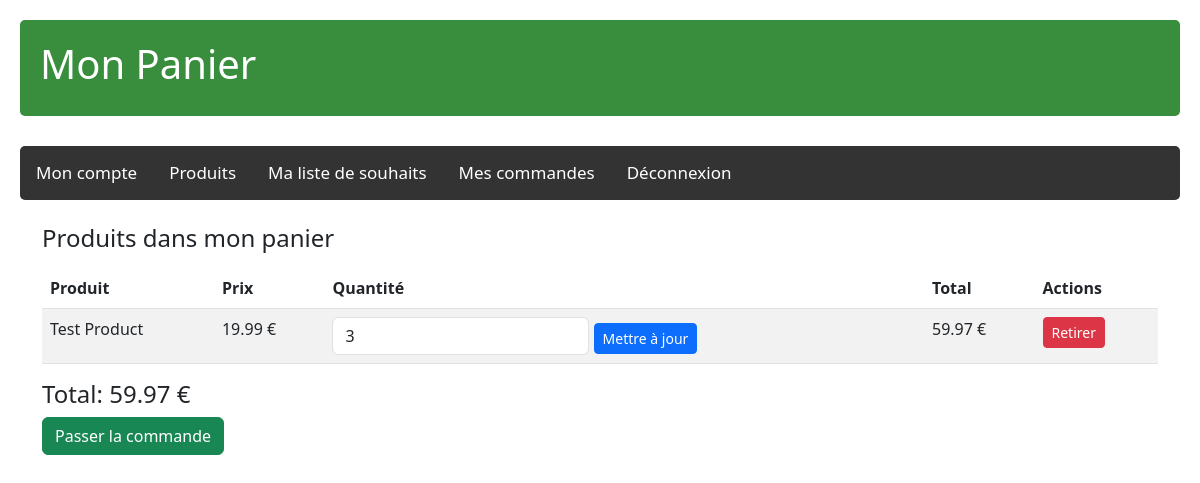
Page /Client/cart.php (signed in) on the committed database.
### tables this page shows
CREATE TABLE `panier` (
  `id` int(11) NOT NULL,
  `id_client` int(11) NOT NULL,
  `date_creation` datetime DEFAULT current_timestamp(),
  `id_produit` int(11) NOT NULL,
  `quantite` int(11) NOT NULL DEFAULT 1
);

CREATE TABLE `produit` (
  `id` int(11) NOT NULL,
  `nom` varchar(100) NOT NULL,
  `description` text DEFAULT NULL,
  `prix` decimal(10,2) NOT NULL,
  `quantite_stock` int(11) NOT NULL,
  `id_vendeur` int(11) NOT NULL,
  `category` varchar(100) DEFAULT NULL,
  `image` varchar(255) DEFAULT NULL
);

### Client/cart.php (the view, shortened to what this page needs)
<?php
require_once '../db.php';
$user_id = $_SESSION['user']['id'];
$query = "SELECT p.id, p.nom, p.prix, c.quantite FROM produit p JOIN panier c ON p.id = c.id_produit WHERE c.id_client = $user_id";
$result = $conn->query($query);
?>
<!DOCTYPE html>
<html lang="fr">
<head>
    <link rel="stylesheet" href="client.css">
    <link href="https://cdn.jsdelivr.net/npm/bootstrap@5.3.0/dist/css/bootstrap.min.css" rel="stylesheet">
</head>
<body>
    <div class="header">
        <h1>Mon Panier</h1>
    </div>
    <div class="menu">
        <a href="./client.php">Mon compte</a>
        <a href="products.php">Produits</a>
        <a href="wishlist.php">Ma liste de souhaits</a>
        <a href="order.php">Mes commandes</a>
        <a href="../compte/logout.php">Déconnexion</a>
    </div>
    <div class="container mt-4">
        <h4 class="mb-3">Produits dans mon panier</h4>
        <table class="table table-striped">
            <thead>
                <tr>
                    <th>Produit</th>
                    <th>Prix</th>
                    <th>Quantité</th>
                    <th>Total</th>
                    <th>Actions</th>
                </tr>
            </thead>
            <tbody>
                <?php $total = 0; while ($item = $result->fetch_assoc()): ?>
                <tr>
                    <td><?= htmlspecialchars($item['nom']) ?></td>
                    <td><?= number_format($item['prix'], 2) ?> €</td>
                    <td>
                        <form method="POST" class="d-inline">
                            <input type="number" name="quantity" value="<?= $item['quantite'] ?>" min="1" class="form-control d-inline w-auto">
                            <button type="submit" name="update" class="btn btn-sm btn-primary">Mettre à jour</button>
                        </form>
                    </td>
                    <td><?= number_format($item['prix'] * $item['quantite'], 2) ?> €</td>
                    <td>
                        <a href="cart.php?remove=<?= $item['id'] ?>" class="btn btn-sm btn-danger">Retirer</a>
                    </td>
                </tr>
                <?php $total += $item['prix'] * $item['quantite']; endwhile; ?>
            </tbody>
        </table>
        <h4>Total: <?= number_format($total, 2) ?> €</h4>
        <a href="order.php" class="btn btn-success">Passer la commande</a>
    </div>
</body>
</html>

### Client/client.css (style rules this page uses)
body { font-family: Arial, sans-serif; margin: 0; padding: 20px; background-color: #f5f5f5; }
.header { background-color: #388e3c; color: white; padding: 20px; margin-bottom: 30px; border-radius: 5px; }
.menu { background-color: #333; overflow: hidden; border-radius: 5px; margin-bottom: 20px; }
.menu a { float: left; color: white; text-align: center; padding: 14px 16px; text-decoration: none; font-size: 17px; }

### rows in the picture
panier: id_produit.nom "Test Product", id_produit.prix "19.99", quantity "3", $item['prix'] * $item['quantite'] "59.97"

### other values in the picture
$total "59.97"
